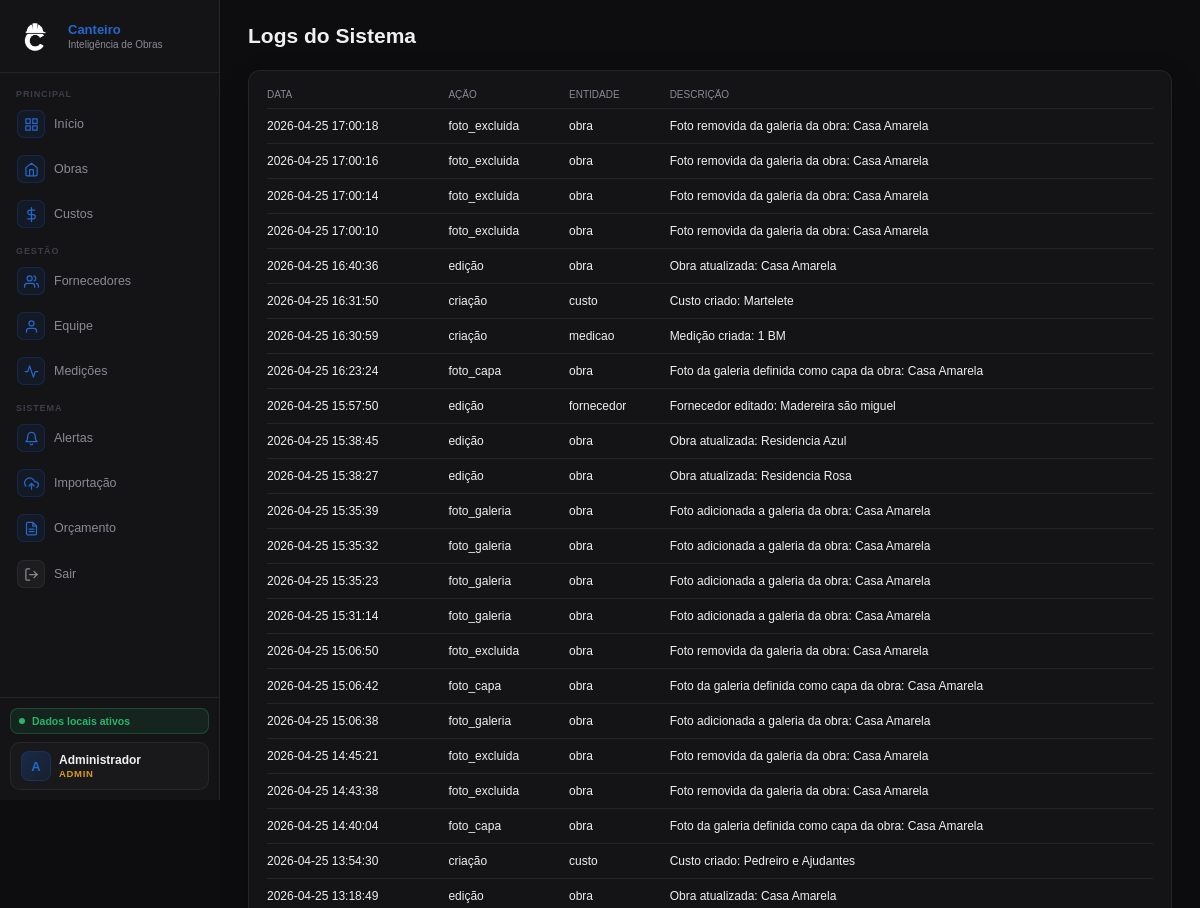
Before: /logs (signed in, upper part) with the older database file.
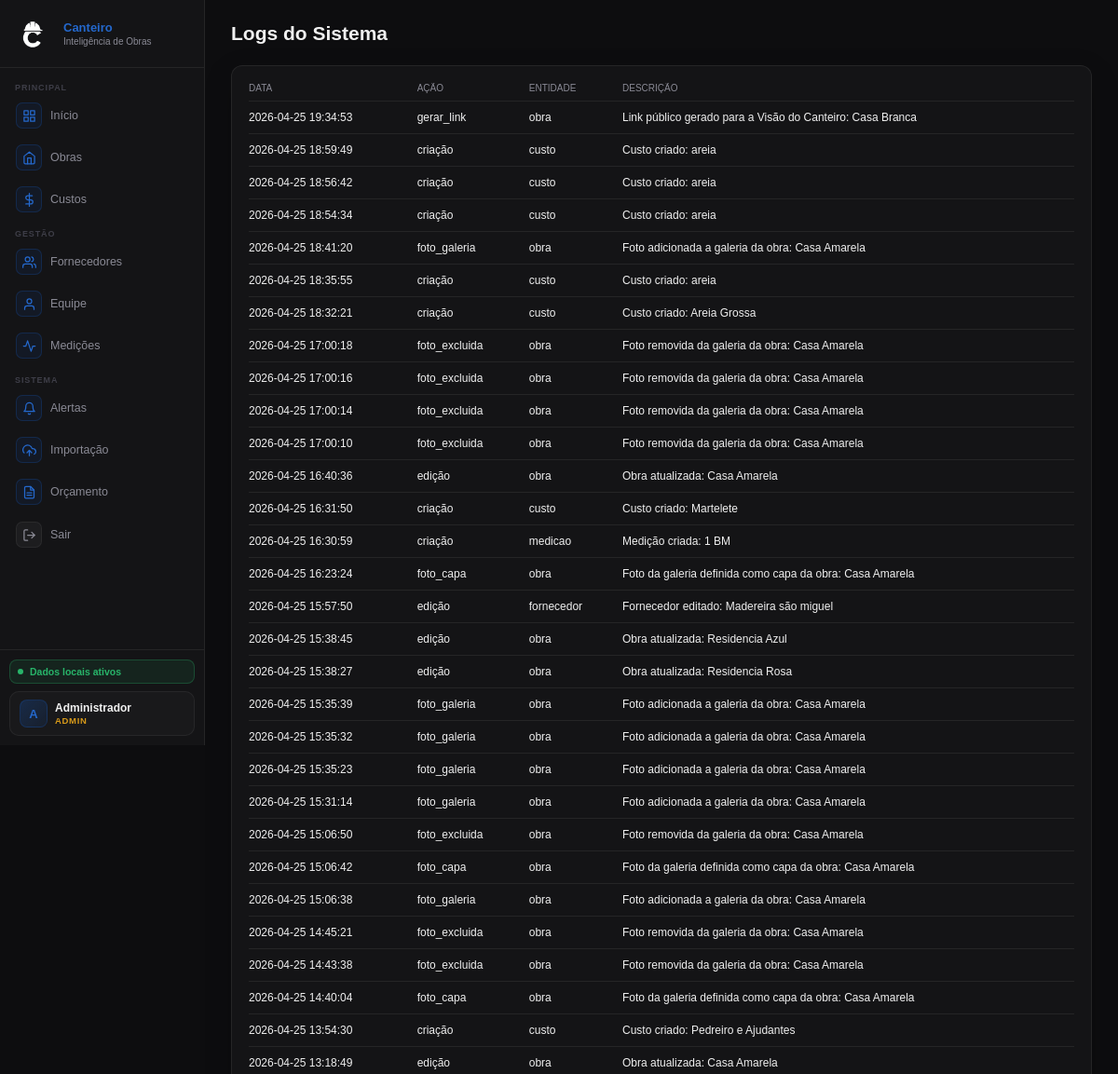
After: the same page with the newer database file.
### tables this page shows
CREATE TABLE logs (
    id INTEGER PRIMARY KEY AUTOINCREMENT,
    usuario_id INTEGER,
    acao TEXT,
    entidade TEXT,
    entidade_id INTEGER,
    descricao TEXT,
    data_hora DATETIME DEFAULT CURRENT_TIMESTAMP
);

### routes/dashboard_routes.py (the view)
@dashboard_bp.route("/logs")
def logs():
    if not usuario_logado() or not eh_leitura():
        return redirect(url_for("auth_bp.login"))
    logs_lista = query_all("SELECT * FROM logs ORDER BY data_hora DESC")
    return render_template("logs.html", logs=logs_lista)

### app.py (called while the page is built)
@app.context_processor
def inject_helpers():
    return dict(
        formatar_moeda=formatar_moeda,
        calcular_media_fornecedor=calcular_media_fornecedor,
        formatar_tipo_obra=formatar_tipo_obra,
        eh_admin=eh_admin,
        eh_gestor=eh_gestor,
        eh_leitura=eh_leitura,
        usuario_perfil=usuario_perfil,
    )

### auth.py (called while the page is built)
def usuario_logado():
    return "usuario_id" in session

def usuario_perfil():
    return session.get("usuario_perfil", "")

def eh_leitura():
    return usuario_perfil() in ["admin", "gestor", "leitura"]

### database.py (called while the page is built)
def get_connection():
    conn = sqlite3.connect(DB_PATH)
    conn.row_factory = sqlite3.Row
    return conn

def query_all(sql, params=()):
    conn = get_connection()
    cursor = conn.execute(sql, params)
    rows = cursor.fetchall()
    conn.close()
    return rows

### templates/logs.html (shortened to what this page needs)
{% extends "base.html" %}
{% block content %}
<div class="hdr">
    <h1>Logs do Sistema</h1>
</div>
<div class="card">
    <div class="tbl-wrap">
        <table>
            <thead>
                <tr>
                    <th>Data</th>
                    <th>Ação</th>
                    <th>Entidade</th>
                    <th>Descrição</th>
                </tr>
            </thead>
            <tbody>
                {% for log in logs %}
                <tr>
                    <td>{{ log.data_hora }}</td>
                    <td>{{ log.acao }}</td>
                    <td>{{ log.entidade }}</td>
                    <td>{{ log.descricao }}</td>
                </tr>
                {% endfor %}
            </tbody>
        </table>
    </div>
</div>
{% endblock %}

Changed rows visible on the page:
added logs: data_hora "2026-04-25 19:34:53", acao "gerar_link", entidade "obra", descricao "Link público gerado para a Visão do Canteiro: Casa Branca"
added logs: data_hora "2026-04-25 18:59:49", acao "criação", entidade "custo", descricao "Custo criado: areia"
added logs: data_hora "2026-04-25 18:56:42", acao "criação", entidade "custo", descricao "Custo criado: areia"
added logs: data_hora "2026-04-25 18:54:34", acao "criação", entidade "custo", descricao "Custo criado: areia"
added logs: data_hora "2026-04-25 18:41:20", acao "foto_galeria", entidade "obra", descricao "Foto adicionada a galeria da obra: Casa Amarela"
added logs: data_hora "2026-04-25 18:35:55", acao "criação", entidade "custo", descricao "Custo criado: areia"
added logs: data_hora "2026-04-25 18:32:21", acao "criação", entidade "custo", descricao "Custo criado: Areia Grossa"
